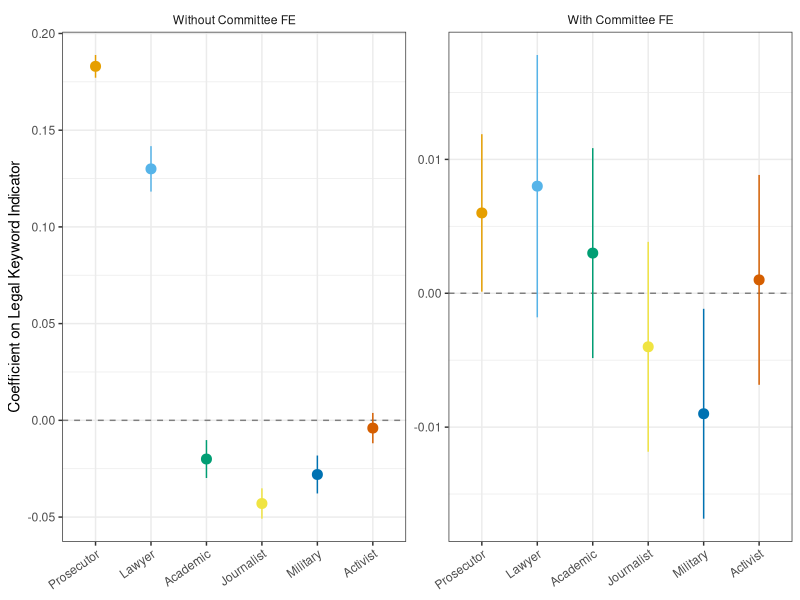
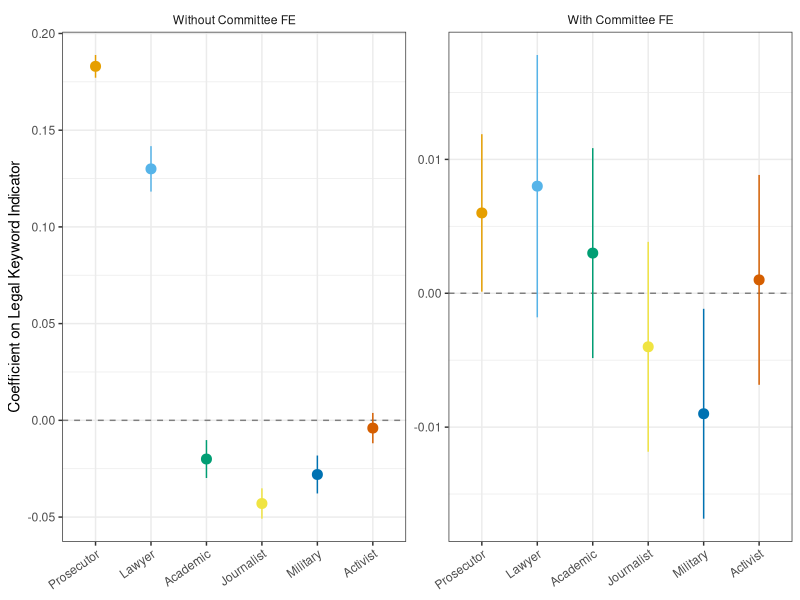

Generate these figures, in order, with R:
# Auto-generated figure for article
Sys.setenv(KBL_DATA = "/Users/kyusik/kna/data/processed")
# Figure 1: Career coefficient plot before and after committee FE
library(ggplot2); library(dplyr)

coef_data <- data.frame(
  career = rep(c("Prosecutor", "Lawyer", "Academic",
                 "Journalist", "Military", "Activist"), 2),
  estimate = c(0.183, 0.130, -0.020, -0.043, -0.028, -0.004,
               0.006, 0.008, 0.003, -0.004, -0.009, 0.001),
  se = c(0.003, 0.006, 0.005, 0.004, 0.005, 0.004,
         0.003, 0.005, 0.004, 0.004, 0.004, 0.004),
  model = rep(c("Without Committee FE", "With Committee FE"), each = 6)
)
coef_data$lower <- coef_data$estimate - 1.96 * coef_data$se
coef_data$upper <- coef_data$estimate + 1.96 * coef_data$se
coef_data$model <- factor(coef_data$model,
  levels = c("Without Committee FE", "With Committee FE"))
coef_data$career <- factor(coef_data$career,
  levels = c("Prosecutor","Lawyer","Academic",
             "Journalist","Military","Activist"))

oi_colors <- c("#E69F00","#56B4E9","#009E73",
               "#F0E442","#0072B2","#D55E00")

ggplot(coef_data, aes(x = career, y = estimate, color = career)) +
  geom_hline(yintercept = 0, linetype = "dashed", color = "grey50") +
  geom_pointrange(aes(ymin = lower, ymax = upper), size = 0.6) +
  facet_wrap(~model, scales = "free_y") +
  scale_color_manual(values = oi_colors) +
  theme_bw(base_size = 11) +
  theme(axis.text.x = element_text(angle = 35, hjust = 1),
        legend.position = "none",
        strip.background = element_blank()) +
  labs(x = NULL,
       y = "Coefficient on Legal Keyword Indicator",
       title = NULL)
ggsave("/Users/kyusik/Desktop/kyusik-github/kna-research-agents/articles/figures/fig_1.pdf", width = 7, height = 4.5)
